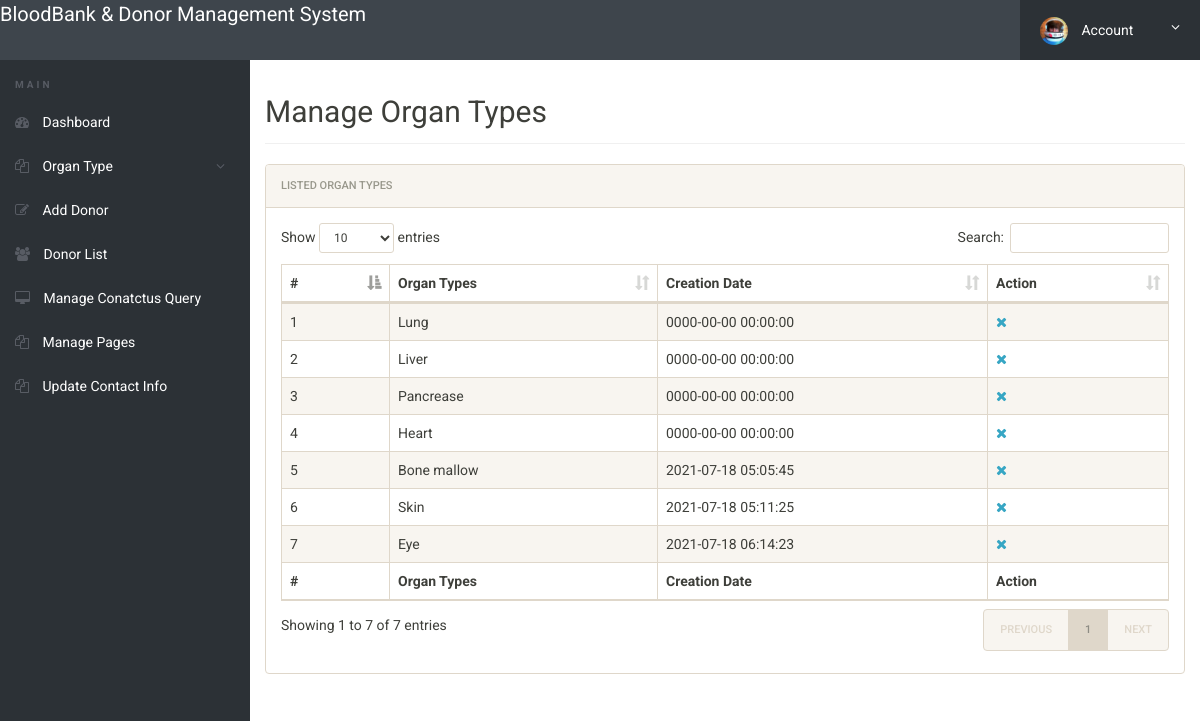
/bbdms/admin/manage-organtype.php (signed in), run on the app's committed database.
### tables this page shows
CREATE TABLE `organ_type` (
  `oid` int(5) NOT NULL,
  `oname` varchar(50) NOT NULL,
  `dat_c` datetime NOT NULL
);

### bbdms/admin/manage-organtype.php (the view, shortened to what this page needs)
<?php
include('includes/config.php');
if(strlen($_SESSION['alogin'])==0)
	{
header('location:index.php');
}
else{
 ?>
<!doctype html>
<html lang="en" class="no-js">
<head>
	<link rel="stylesheet" href="css/font-awesome.min.css">
	<link rel="stylesheet" href="css/bootstrap.min.css">
	<link rel="stylesheet" href="css/dataTables.bootstrap.min.css">
	<link rel="stylesheet" href="css/bootstrap-social.css">
	<link rel="stylesheet" href="css/bootstrap-select.css">
	<link rel="stylesheet" href="css/fileinput.min.css">
	<link rel="stylesheet" href="css/awesome-bootstrap-checkbox.css">
	<link rel="stylesheet" href="css/style.css">
</head>
<body>
	<?php include('includes/header.php');?>
	<div class="ts-main-content">
		<?php include('includes/leftbar.php');?>
		<div class="content-wrapper">
			<div class="container-fluid">
				<div class="row">
					<div class="col-md-12">
						<h2 class="page-title">Manage Organ Types</h2>
						<div class="panel panel-default">
							<div class="panel-heading">Listed  Organ Types</div>
							<div class="panel-body">
								<table id="zctb" class="display table table-striped table-bordered table-hover" cellspacing="0" width="100%">
									<thead>
										<tr>
                                            <th>#</th>
                                            <th>Organ Types</th>
                                            <th>Creation Date</th>
											<th>Action</th>
										</tr>
									</thead>
									<tfoot>
										<tr>
										    <th>#</th>
											<th>Organ Types</th>
											<th>Creation Date</th>
                                            <th>Action</th>
										</tr>
									</tfoot>
									<tbody>
<?php $sql = "SELECT * from  organ_type WHERE `oid`>1";
$query = $dbh -> prepare($sql);
$query->execute();
$results=$query->fetchAll(PDO::FETCH_OBJ);
$cnt=1;
if($query->rowCount() > 0)
{
foreach($results as $result)
{				?>
										<tr>
											<td><?php echo htmlentities($cnt);?></td>
											<td><?php echo htmlentities($result->oname);?></td>
											<td><?php echo htmlentities($result->dat_c);?></td>
<td>
<a href="manage-organtype.php?del=<?php echo $result->id;?>" onclick="return confirm('Do you want to delete');"><i class="fa fa-close"></i></a></td>
										</tr>
										<?php $cnt=$cnt+1; }} ?>
									</tbody>
								</table>
							</div>
						</div>
					</div>
				</div>
			</div>
		</div>
	</div>
</body>
</html>
<?php } ?>

### bbdms/admin/css/style.css (style rules this page uses)
html { font-size: 14px; }
@media only screen and (min-width: 480px) { html { font-size: 17px; } }
@media only screen and (min-width: 768px) { html { font-size: 14px; } }
body { font-size: 1em; }
a { color: #37a6c4; }
.panel { overflow: hidden; }
.page-title { padding-bottom: 15px; margin-bottom: 20px; border-bottom: 1px solid #f0f0f0; }
.ts-main-content .content-wrapper { padding-top: 15px; margin-top: 60px; }
@media only screen and (min-width: 992px) { .ts-main-content .content-wrapper { margin-left: 250px; } }

### data on the page
organ_type: oname "Lung", dat_c "0000-00-00 00:00:00"
organ_type: oname "Liver", dat_c "0000-00-00 00:00:00"
organ_type: oname "Pancrease", dat_c "0000-00-00 00:00:00"
organ_type: oname "Heart", dat_c "0000-00-00 00:00:00"
organ_type: oname "Bone mallow", dat_c "2021-07-18 05:05:45"
organ_type: oname "Skin", dat_c "2021-07-18 05:11:25"
organ_type: oname "Eye", dat_c "2021-07-18 06:14:23"
